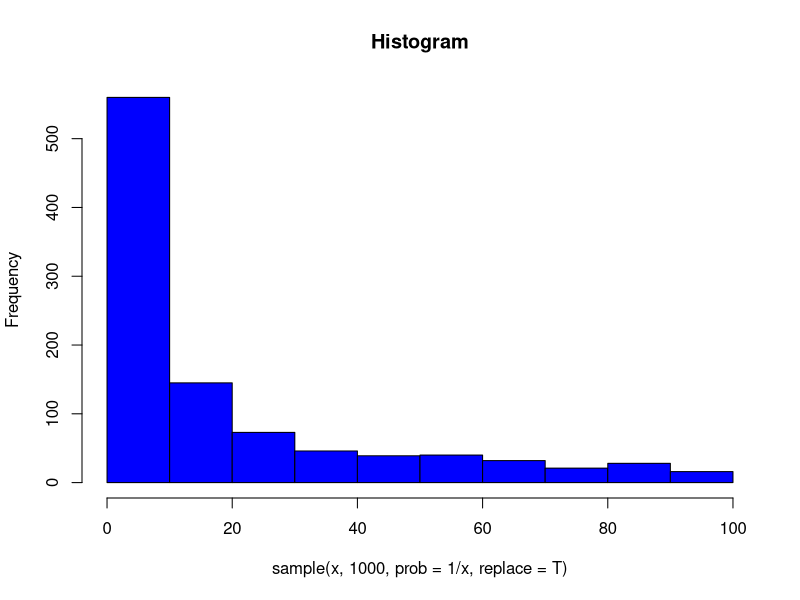
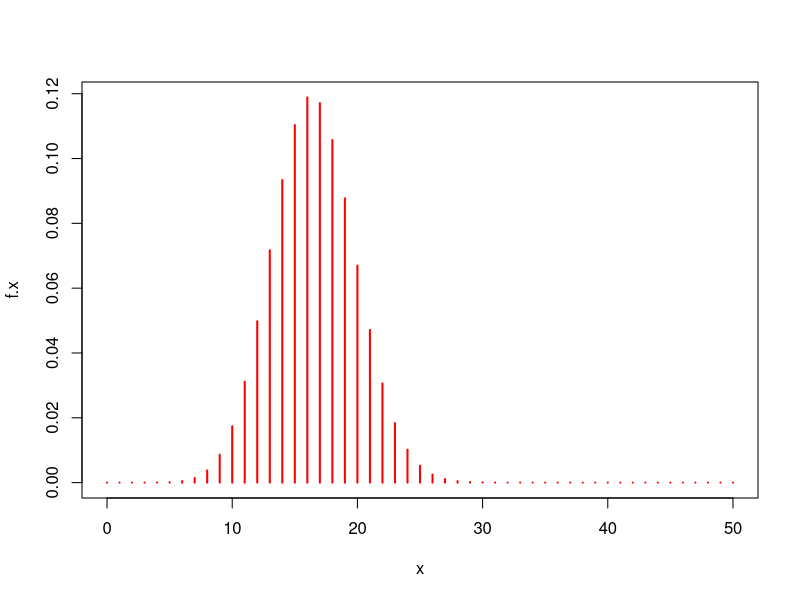
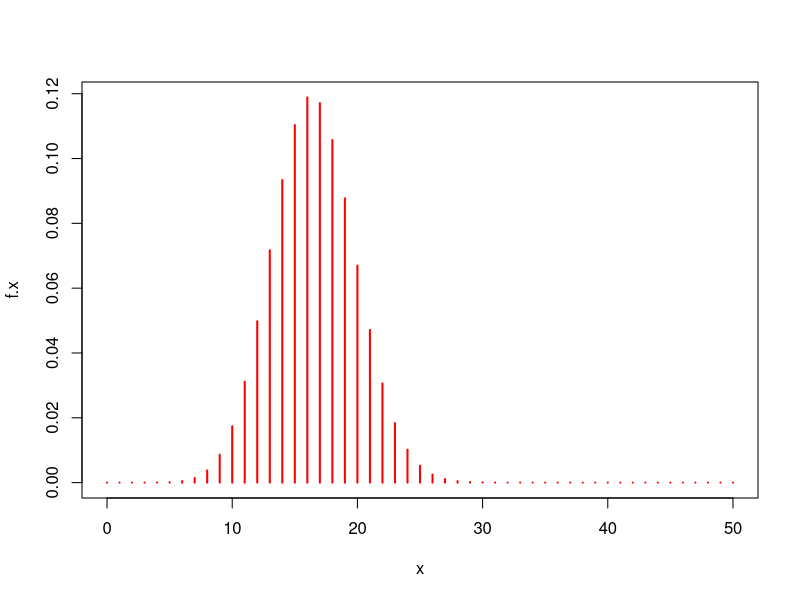
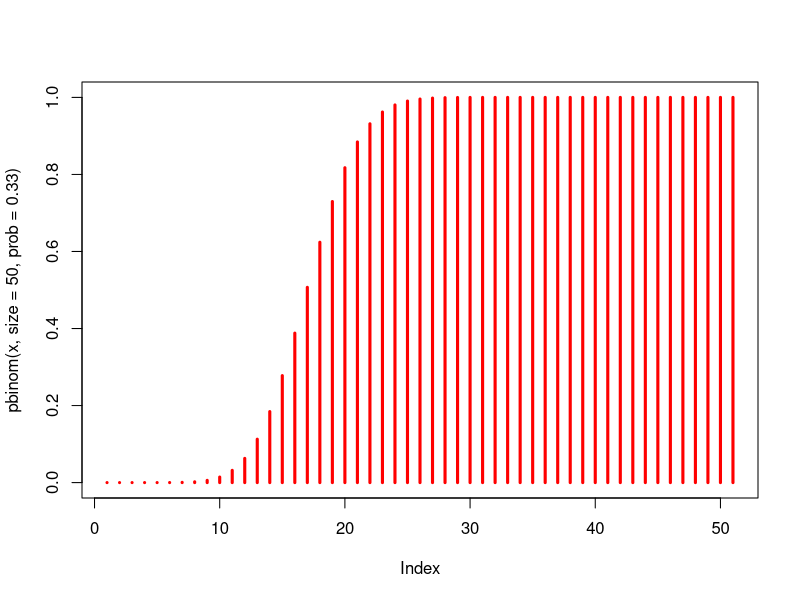
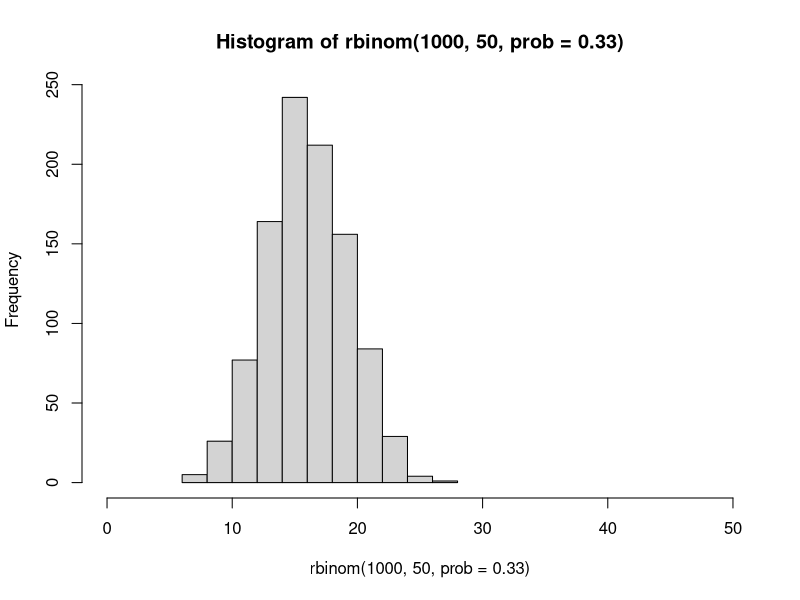
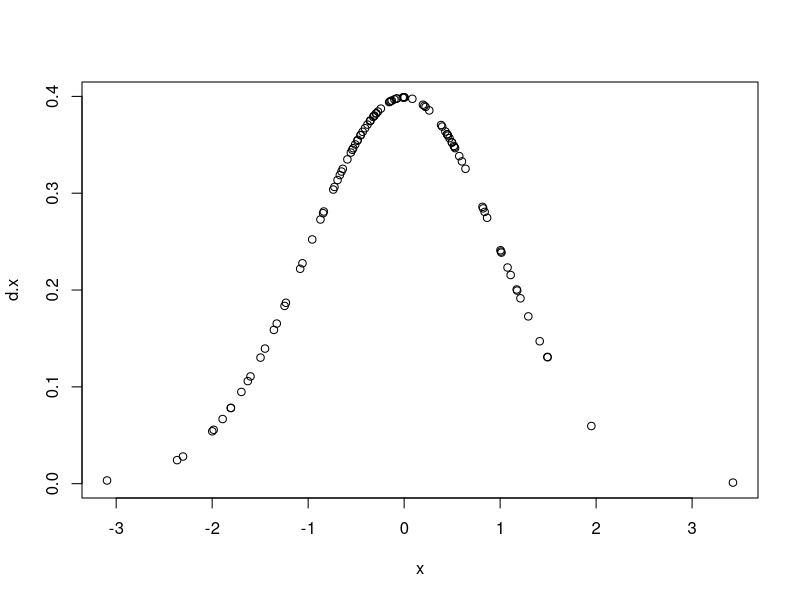
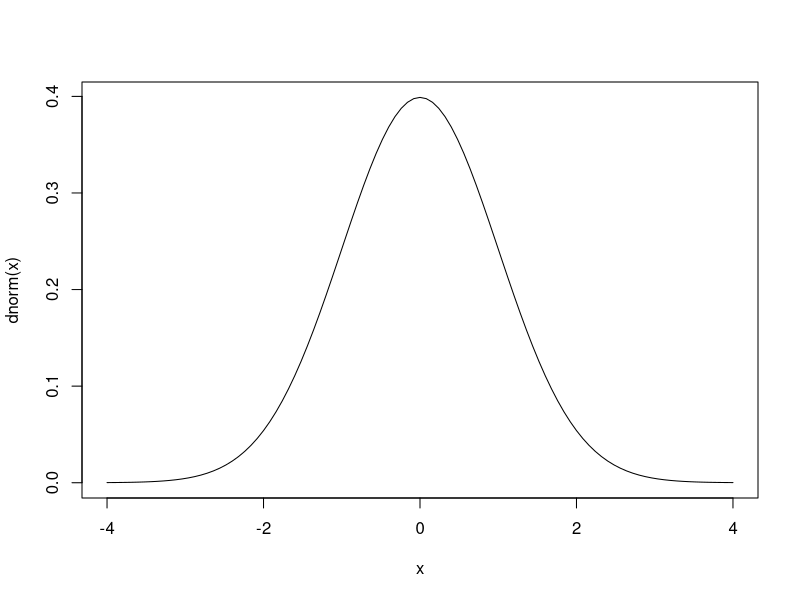
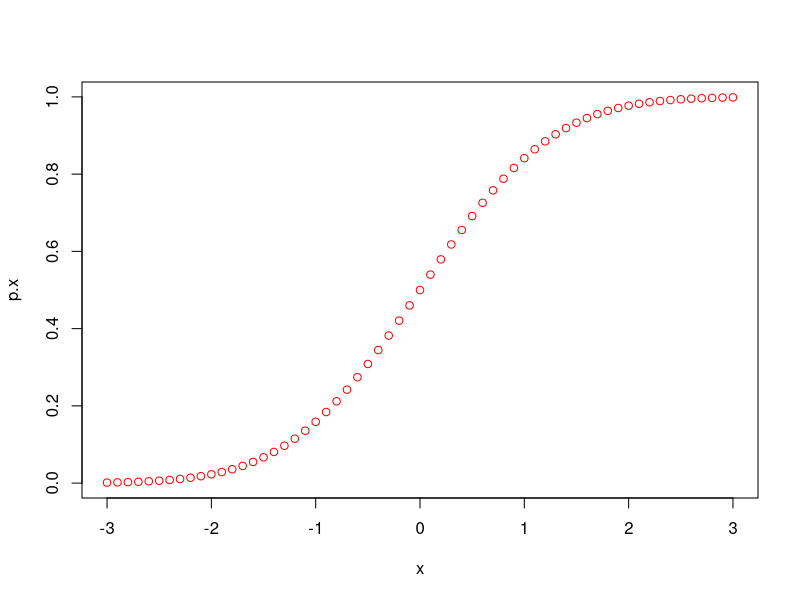

Write the R code that produced these figures, in order.
# Basic probablility using R

# random sampling from a data set
x <- 1:100  			              # generate sequence
y <- sample(x,10)		            # randomly choose (sample) 10 cases
y
y <- sample(x,10,replace=T)		  # now with replacement
sort(y)						              # sort, repeat results - see what happens
y <- sample(x,10,prob=1/x)		  # specify sampling probability
sort(y)						              # see what happens
hist(sample(x,1000,prob=1/x,replace=T),col="blue",main="Histogram")	# plot histogram of large sample w/replacement

# number of combinations of x numbers out of n
choose(10,5)	              # n choose x

# Binomial distribution
n <- 50			                            # number of trials
p <- 0.33			                          # probability of success each trial
x <- 15
f.x <- choose(n,25)*p^25*(1-p)^(n-25)		# binomial probability 
f.x                                     # check out result
x <- seq(0,50,1)			                  # number of successes for a Bernoulli trial
f.x <- choose(n,x)*p^x*(1-p)^(n-x)		  # binomial probability - note vectore notation!
f.x                                     # check out result
plot(x,f.x,type="h",col="red",lwd=2)    # plot it!

# now use builtin function
f.x <- dbinom(x,size=50,prob=.33)				# density for each  value of x 1-50
plot(x,f.x,type="h",col="red",lwd=2)	  # plot it
plot(pbinom(x,size=50,prob=.33),type="h",col="red",lwd=3)	# plot cumulative density

y <- rbinom(5,50,prob=.33)	            # generate 5 random variables from a binomial distribution, p=0.33, n=50 
y
hist(rbinom(1000,50,prob=.33),xlim=c(0,50))  # compare with PDF we just plotted....

# normal distribtion
?rnorm				    # look at help page
x <- rnorm(1000)	# generate 1000 random samples; NOTE, by default mean=0, sd=1
mean(x)           # mean of x
var(x)^0.5        # standard deviation in 

x <- rnorm(1000,mean=300,sd=2) 	# try something different
mean(x)
var(x)^0.5

# Now let's look at the other builtin functions for the normal distribution
# Note that R has four functions for each distribution,each beginning with a "d", "p", "q", or "r", 
# followed by the name of the distribution:
#   r = random sample
#   d = density function
#   p = cumulative probability
#   q = quantile (quantile = value of X corresponding to each value incumulative prob function)

x <-rnorm(100)     # get 100 random samples from a normal distribution
d.x <-dnorm(x)     # calculate value of the PDF for each value of x
plot(x,d.x)        # plot it
curve(dnorm(x),from=-4,to=4)  # cleaner way to plot it

x <-seq(-3,3,0.1)       # create a seqence of values for X
p.x <-pnorm(x)          # compute cumulative probability for for each value of q
plot(x,p.x,col="red")   # plot it

p <-seq(0,1,0.01)  # probabilities, from 0 to 1
p                  # look at values
q.x <-qnorm(p)     # quantiles associated with each probability 
plot(q.x,p)        # plot cumulative probability associated with each quantile
plot(qnorm(p,mean=5,sd=2),p)

# Standard normal distribution
x<-rnorm(1000, mean=100, sd=5)   # 1000 samples - note meand and standard deviation
mean(x)                          # check out sample mean
var(x)                           # sample variance
sd(x)                            # and standard deviation
hist(x,col="red")                # plot histogram
x.sn <- (x-mean(x))/sd(x)        # transform to standard normal distribution: compute "Z" values
mean(x.sn)                       # variance of transformed variable
var(x.sn)                        # mean of transformed variable
hist(x.sn,col="blue")            # histogram of z values

# Ok, now let's demonstrate central limit theorem
x <- rlnorm(1000)                # 1000 random samples from log-normal distribution
hist(x, col="blue")              # histogram - not very normal!
x.mns <- matrix(data=NA,1000)    # create an empty matrix with 1000 elements
for (i in 1:1000) {              # loop 1000 times
  x.mns[i] <-mean(rlnorm(1000))  # each time compute mean of random sample and store it
}
x.mns                           # so what are these #'s?
hist(x.mns,col="red")           # check it out - how cool is that?

# Do again, but where underlying data are drawn from a binomial distribution with n=50, p=0.2
x <- rbinom(1000,50,p=0.3)       # 1000 random samples from log-normal distribution
hist(x, col="blue")              # histogram - not very normal!
x.mns <- matrix(data=NA,1000)    # create an empty matrix with 1000 elements
for (i in 1:1000) {              # loop 1000 times
  x.mns[i] <- mean(rbinom(1000,50,p=0.3))  # each time compute mean of random sample and store it
}
x.mns                           # so what are these #'s?
hist(x.mns,col="red")           # Again, even tho underlying data are binomial, distribution of mean is normally distributed

# Finally, lets illustrate t-test using "snow" example
# First generate some data and plot distributions
sno.b <- rnorm(100,mean=40,sd=6)   # snowfall in Boston
hist(sno.b, col="blue")            # plot histogram
sno.a <- rnorm(100,mean=46,sd=6)   # snowfall in Amherst
hist(sno.a,col="red",add=T)        # plot on top of Boston
hist(sno.b, add=T)                 # plot outline of Boston histogram on top (kludge)

# do t-test
t.test(sno.b,sno.a)

# ok,so now check this out
ntrials <- 10000              # we're going to do something with 10000 trials
t.vals <- matrix(NA,ntrials)  # create vector to store t values for each trial
for (i in 1:ntrials) {
  sno.b <- rnorm(100,mean=43,sd=6)  # 100 random values from nornal distribution with mean =43, standard deviation =6
  sno.a <- rnorm(100,mean=46,sd=6)  # 100 random values from nornal distribution with mean =46, standard deviation =6
  t.vals[i] <- t.test(sno.b,sno.a)$statistic  # do t test for each trial, save t value
}

# Look at distribution of t-values
hist(t.vals)
range(pt(t.vals,df=198))       # what is range of p-values associated with estimated t-values?
sum(pt(t.vals,df=198)>0.05)    # how many p-values are larger than 0.05?

# Finally, let's do a simple example of a p-value - this time from a normal population
x <- rnorm(10000)                 # 10000 random samples from normal distribution
hist(x, col="blue")               # histogram
mean(x)                           # compute mean

# Lets compute a bunch of means in a loop!
x.mns <- matrix(data=NA,10000)       # create an empty matrix with 10000 elements
x.mns                                # take a look
for (i in 1:10000) {                 # loop 10000 times
  x.mns[i] <- mean(rnorm(10000))     # each time compute mean of random sample and store it
}
hist(x.mns,col="red")                # looks like a normal distribution!

# let's convert to standard normal, and look at tails of distribution
x.mns <- (x.mns-mean(x.mns))/sd(x.mns)  # convert to standard normal
hist(x.mns,col="blue")                  # looks about right
sort(x.mns)[1:250]                      # but what is this?
sort(x.mns)[9751:10000]                 # or this?

